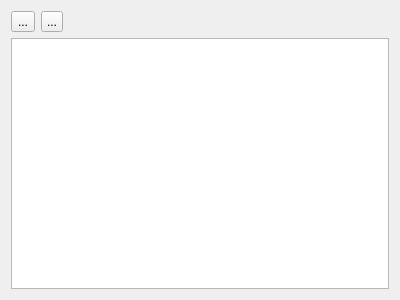
<?xml version="1.0" encoding="UTF-8"?>
<ui version="4.0">
 <class>delay</class>
 <widget class="QDialog" name="delay">
  <property name="geometry">
   <rect>
    <x>0</x>
    <y>0</y>
    <width>400</width>
    <height>300</height>
   </rect>
  </property>
  <property name="windowTitle">
   <string>retard</string>
  </property>
  <layout class="QVBoxLayout" name="verticalLayout">
   <item>
    <layout class="QHBoxLayout" name="horizontalLayout">
     <item>
      <widget class="QToolButton" name="toolButton">
       <property name="text">
        <string>...</string>
       </property>
       <property name="icon">
        <iconset resource="resource.qrc">
         <normaloff>:/new/prefix1/add.png</normaloff>:/new/prefix1/add.png</iconset>
       </property>
      </widget>
     </item>
     <item alignment="Qt::AlignLeft">
      <widget class="QToolButton" name="toolButton_2">
       <property name="minimumSize">
        <size>
         <width>22</width>
         <height>0</height>
        </size>
       </property>
       <property name="maximumSize">
        <size>
         <width>22</width>
         <height>16777215</height>
        </size>
       </property>
       <property name="text">
        <string>...</string>
       </property>
       <property name="icon">
        <iconset resource="resource.qrc">
         <normaloff>:/new/prefix1/rermove.png</normaloff>:/new/prefix1/rermove.png</iconset>
       </property>
      </widget>
     </item>
    </layout>
   </item>
   <item>
    <widget class="QTableView" name="tableView"/>
   </item>
  </layout>
 </widget>
 <resources>
  <include location="resource.qrc"/>
 </resources>
 <connections/>
</ui>
